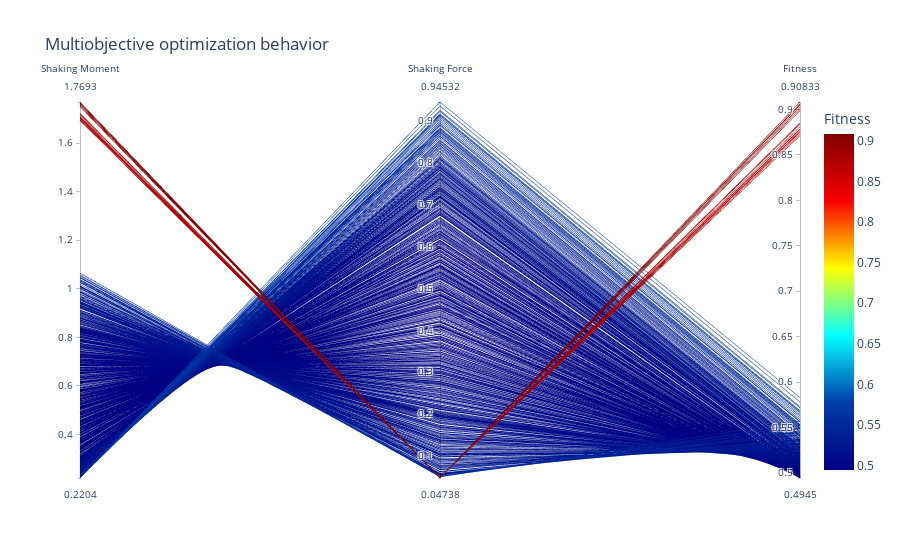

Notebook code for this chart:
### Markdown cell above
#### Shaking moment vs Shaking force

This graph shows the behavior of the Pareto efficient solutions, where the improvement on the optimization of one variable, directly affects others'.

### Code cell
fig = px.parallel_coordinates({"Shaking Moment": shMoments[optimal], "Shaking Force": shForces[optimal], "Fitness": fitness[optimal]}, title = "Multiobjective optimization behavior",
                            color = "Fitness",
                            color_continuous_scale=px.colors.sequential.Jet)
fig.show()

### Figure 1 — Plotly figure (JSON) as saved in the notebook; plotly's stock layout.template omitted (floating-point values rounded to 4 significant figures; data arrays with more than 128 entries replaced by an {"elided": "..."} marker saying what was removed)
{"data": [{"dimensions": [{"label": "Shaking Moment", "values": {"elided": "500 float values"}}, {"label": "Shaking Force", "values": {"elided": "500 float values"}}, {"label": "Fitness", "values": {"elided": "500 float values"}}], "domain": {"x": [0, 1], "y": [0, 1]}, "line": {"color": {"elided": "500 float values"}, "coloraxis": "coloraxis"}, "name": "", "type": "parcoords"}], "layout": {"coloraxis": {"colorbar": {"title": {"text": "Fitness"}}, "colorscale": [[0, "rgb(0,0,131)"], [0.2, "rgb(0,60,170)"], [0.4, "rgb(5,255,255)"], [0.6, "rgb(255,255,0)"], [0.8, "rgb(250,0,0)"], [1, "rgb(128,0,0)"]]}, "legend": {"tracegroupgap": 0}, "title": {"text": "Multiobjective optimization behavior"}}}
